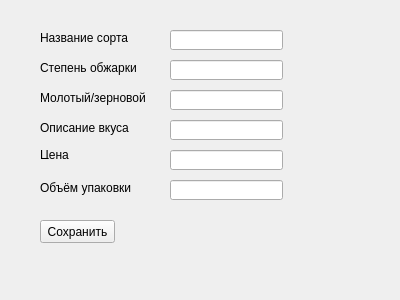
<?xml version="1.0" encoding="UTF-8"?>
<ui version="4.0">
 <class>Form</class>
 <widget class="QWidget" name="Form">
  <property name="geometry">
   <rect>
    <x>0</x>
    <y>0</y>
    <width>400</width>
    <height>300</height>
   </rect>
  </property>
  <property name="windowTitle">
   <string>Добавление или обновление кофе</string>
  </property>
  <widget class="QLabel" name="label">
   <property name="geometry">
    <rect>
     <x>40</x>
     <y>30</y>
     <width>120</width>
     <height>16</height>
    </rect>
   </property>
   <property name="text">
    <string>Название сорта</string>
   </property>
  </widget>
  <widget class="QLabel" name="label_2">
   <property name="geometry">
    <rect>
     <x>40</x>
     <y>60</y>
     <width>120</width>
     <height>16</height>
    </rect>
   </property>
   <property name="text">
    <string>Степень обжарки</string>
   </property>
  </widget>
  <widget class="QLabel" name="label_3">
   <property name="geometry">
    <rect>
     <x>40</x>
     <y>90</y>
     <width>120</width>
     <height>16</height>
    </rect>
   </property>
   <property name="text">
    <string>Молотый/зерновой</string>
   </property>
  </widget>
  <widget class="QLabel" name="label_4">
   <property name="geometry">
    <rect>
     <x>40</x>
     <y>120</y>
     <width>120</width>
     <height>16</height>
    </rect>
   </property>
   <property name="text">
    <string>Описание вкуса</string>
   </property>
  </widget>
  <widget class="QLabel" name="label_5">
   <property name="geometry">
    <rect>
     <x>40</x>
     <y>150</y>
     <width>120</width>
     <height>9</height>
    </rect>
   </property>
   <property name="text">
    <string>Цена</string>
   </property>
  </widget>
  <widget class="QLabel" name="label_6">
   <property name="geometry">
    <rect>
     <x>40</x>
     <y>180</y>
     <width>120</width>
     <height>16</height>
    </rect>
   </property>
   <property name="text">
    <string>Объём упаковки</string>
   </property>
  </widget>
  <widget class="QLineEdit" name="lineEdit">
   <property name="geometry">
    <rect>
     <x>170</x>
     <y>30</y>
     <width>113</width>
     <height>20</height>
    </rect>
   </property>
  </widget>
  <widget class="QLineEdit" name="lineEdit_2">
   <property name="geometry">
    <rect>
     <x>170</x>
     <y>60</y>
     <width>113</width>
     <height>20</height>
    </rect>
   </property>
  </widget>
  <widget class="QLineEdit" name="lineEdit_3">
   <property name="geometry">
    <rect>
     <x>170</x>
     <y>90</y>
     <width>113</width>
     <height>20</height>
    </rect>
   </property>
  </widget>
  <widget class="QLineEdit" name="lineEdit_4">
   <property name="geometry">
    <rect>
     <x>170</x>
     <y>120</y>
     <width>113</width>
     <height>20</height>
    </rect>
   </property>
  </widget>
  <widget class="QLineEdit" name="lineEdit_5">
   <property name="geometry">
    <rect>
     <x>170</x>
     <y>150</y>
     <width>113</width>
     <height>20</height>
    </rect>
   </property>
  </widget>
  <widget class="QLineEdit" name="lineEdit_6">
   <property name="geometry">
    <rect>
     <x>170</x>
     <y>180</y>
     <width>113</width>
     <height>20</height>
    </rect>
   </property>
  </widget>
  <widget class="QPushButton" name="save_button">
   <property name="geometry">
    <rect>
     <x>40</x>
     <y>220</y>
     <width>75</width>
     <height>23</height>
    </rect>
   </property>
   <property name="text">
    <string>Сохранить</string>
   </property>
  </widget>
 </widget>
 <resources/>
 <connections/>
</ui>
